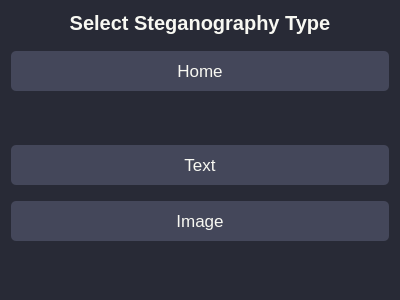
<?xml version="1.0" encoding="UTF-8"?>
<ui version="4.0">
 <class>StegTypeSelectionWindow</class>
 <widget class="QWidget" name="StegTypeSelectionWindow">
  <property name="geometry">
   <rect>
    <x>0</x>
    <y>0</y>
    <width>400</width>
    <height>300</height>
   </rect>
  </property>
  <property name="windowTitle">
   <string>Steganography Type Selection</string>
  </property>
  <property name="styleSheet">
   <string notr="true">QWidget {
    background-color: #282a36;
}

QLabel {
    color: #f8f8f2;
    font-size: 20px;
    font-weight: bold;
    margin-bottom: 10px;
}

QPushButton {
    background-color: #44475a;
    color: #f8f8f2;
    border: none;
    border-radius: 5px;
    padding: 10px;
    font-size: 17px;
    margin-bottom: 10px;
}

QPushButton:hover {
     background-color: #8be9fd;
    color: #282a36;
}
</string>
  </property>
  <layout class="QVBoxLayout" name="verticalLayout">
   <item>
    <widget class="QLabel" name="lblTitle">
     <property name="text">
      <string>Select Steganography Type</string>
     </property>
     <property name="alignment">
      <set>Qt::AlignCenter</set>
     </property>
    </widget>
   </item>
    <item>
    <widget class="QPushButton" name="btnBack">
    <property name="text">
    <string>Home</string>
    </property>
    </widget>
    </item>
   <item>
    <spacer name="verticalSpacer">
     <property name="orientation">
      <enum>Qt::Vertical</enum>
     </property>
     <property name="sizeHint" stdset="0">
      <size>
       <width>20</width>
       <height>40</height>
      </size>
     </property>
    </spacer>
   </item>
   <item>
    <widget class="QPushButton" name="btnText">
     <property name="text">
      <string>Text</string>
     </property>
    </widget>
   </item>
   <item>
    <widget class="QPushButton" name="btnImage">
     <property name="text">
      <string>Image</string>
     </property>
    </widget>
   </item>
  
   <item>
    <spacer name="verticalSpacer_2">
     <property name="orientation">
      <enum>Qt::Vertical</enum>
     </property>
     <property name="sizeHint" stdset="0">
      <size>
       <width>20</width>
       <height>40</height>
      </size>
     </property>
    </spacer>
   </item>
  </layout>
 </widget>
 <resources/>
 <connections/>
</ui>
